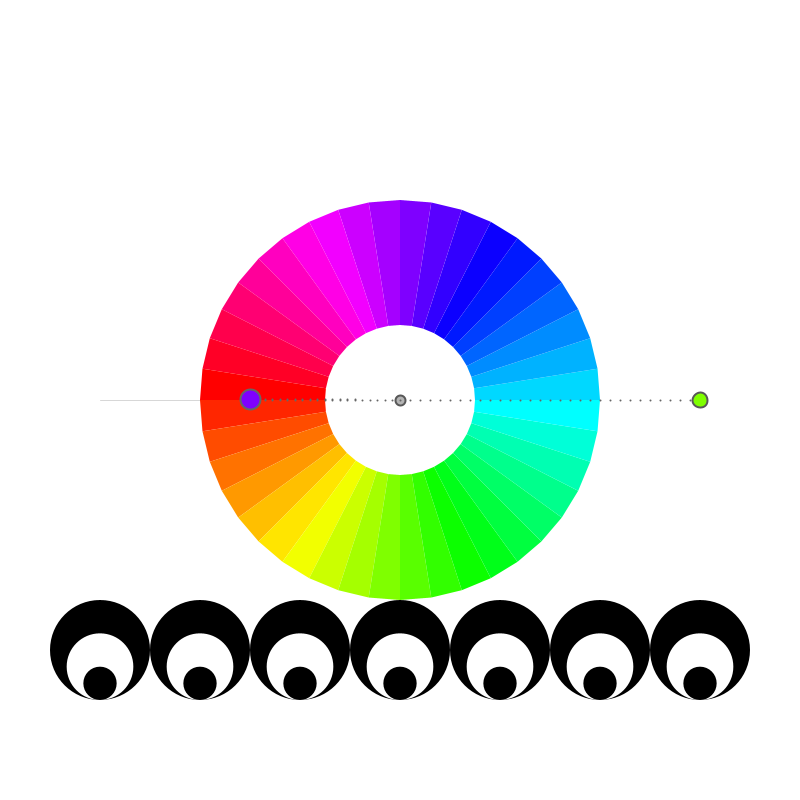
Frame 1 (no input)
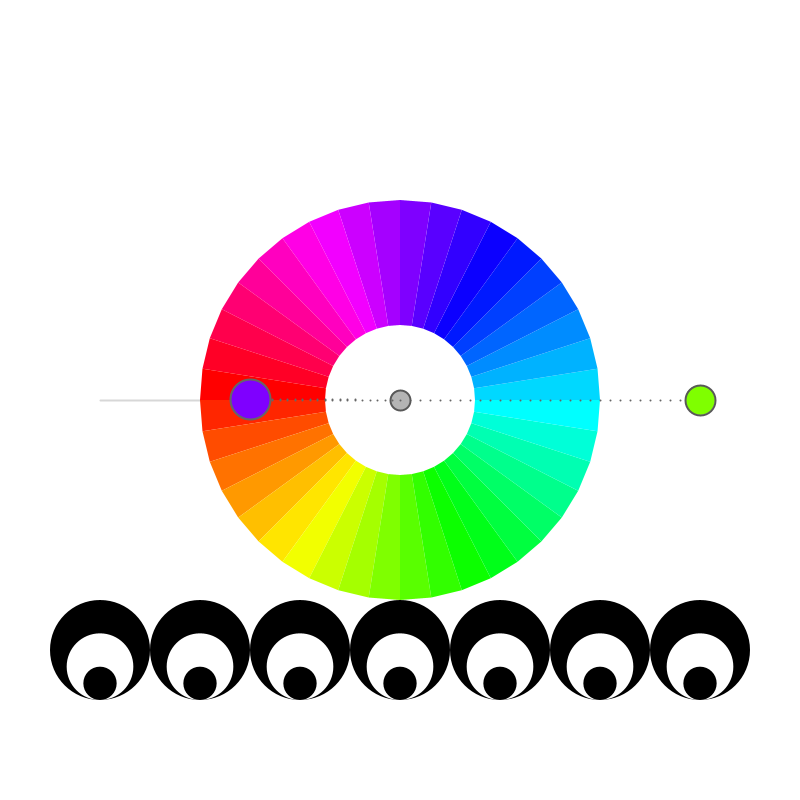
Frame 60 (the mouse pressed at the canvas centre just before this capture)
Frame 120 (the mouse held since frame 60 and released just before this capture): identical to frame 60, image omitted

The Processing sketch that drew these frames (run headless with seeded random() and noise(); from frame 60 on, the mouse is pressed at the canvas centre):

// Processing sketch: processing_152950
// ── processing_152950.pde

/*
 * Creative Coding
 * Week 4, 01 - an interactive colour wheel picker
 * by Indae Hwang and Jon McCormack
 * 
 * This program draws an interactive colour selection wheel
 * Drag the colour circle around the hue wheel to change hue, change the distance
 * from the wheel to control brightness.
 *
 * Another colour circle is displayed showing the colour 180 degrees from the current colour
 * 
 */

// colourHandle: the user interface element to changing colours over the wheel
// It has a postion and a size
//
float colorHandleX;
float colorHandleY;
float handleSize = 30;

// boolean isLocked
// the state of handle: when the color handle is pressed, 
// color hand is locked released as the left mouse button is released 
//
boolean isLocked = false;

// Wheel radius: inner and outer
//
float innerR = 75; // inner
float outerR = 200; // outer
float outerR2 = outerR * 1.5; // limit of the handle's "pull" range

// current and complementry colour
float hueValue = 90;
float satValue = 100;
float brightValue = 100;
float complementryHue = 0;
// tertiary color
float terHue = 0;

// paintbox count 
int boxes = 7;

// arrays to store primary & secondary colors with which to fill each paintbox 
float [][] boxPri;
float [][] boxSec;
float [][] boxTer;
int activeColor = 0;

void setup() {

  size(800, 800);
  colorMode(HSB, 360, 100, 100); // use HSB colour mode, H=0->360, S=0->100, B=0->100

    colorHandleX = width/2+300;
    colorHandleY = height/2;
    
    //set up the empty paintboxes
    boxPri = new float [boxes][3];
    boxSec = new float [boxes][3];
    boxTer = new float [boxes][3];
    
    for (int i=0; i<boxes; i++){
      boxPri [i][0] = 0;
      boxPri [i][1] = 100;
      boxPri [i][2] = 0;
      boxSec [i][0] = 0;
      boxSec [i][1] = 0;
      boxSec [i][2] = 100;
      boxTer [i][0] = 0;
      boxTer [i][1] = 100;
      boxTer [i][2] = 0;
    }
}


void draw() {
  //Since were using HSB colour mode this clears the display window to white
  //         H  S  B
  background(0, 0, 100);

  // draw reference line at the 0/360 hue boundary
  stroke(0, 40);
  line(width/2 - innerR, height/2, width/2 - outerR2, height/2);

  //draw itten's color wheel with a QUAD_STRIP
  noStroke();
  beginShape(QUAD_STRIP);
  for (int i=0; i<=40; i++) {
    float angle = radians(9*i-90); // 40 x 9 degree steps
    
    //   hue   sat  bri
    fill(9*i, 100, 100);
    //outside(top)
    vertex(width/2 + outerR*sin(angle), height/2 + outerR*cos(angle) );
    //inside(down)
    vertex(width/2 + innerR*sin(angle), height/2 + innerR*cos(angle) );
  }
  endShape(CLOSE);

  // color handle Position Update
  colorHandleUpdate();
  //draw dotted line from center to colorhandle
  dotLine(width/2, height/2, colorHandleX, colorHandleY, 30); 
  //draw color handle
  stroke(125);
  fill(255);
  ellipse(width/2, height/2, 10, 10);
  //color handle pick
  //   H         S    B
  fill(hueValue, satValue, brightValue);
  ellipse(colorHandleX, colorHandleY, handleSize/2, handleSize/2 );

  //complementry color for colorHandle (comHand)
  float angleComHand = map( atan2(colorHandleX-width/2, colorHandleY-height/2), -PI, PI, TWO_PI, 0) + HALF_PI;
  float radiusComeHand = 150;
  float comHandX = width/2  + radiusComeHand * cos(angleComHand);
  float comHandY = height/2 + radiusComeHand * sin(angleComHand);

  //dotline from center to comHand
  dotLine(width/2, height/2, comHandX, comHandY, 20); 
  complementryHue = calculateCompHue(hueValue);
  //println("hueValue: "+hueValue + " + "+"comhue: "+complementryHue);
  fill( complementryHue, satValue, brightValue );
  ellipse(comHandX, comHandY, 20, 20);
  //caclulate tertiary hue
  float terHue = ((hueValue+complementryHue)/3)%360;     

  if (isLocked) {
    // set up for primary paintbox color
    boxPri [activeColor][0] = hueValue;
    boxPri [activeColor][1] = satValue;
    boxPri [activeColor][2] = brightValue;
    // set up for secondary paintbox color
    boxSec [activeColor][0] = complementryHue;
    boxSec [activeColor][1] = satValue;
    boxSec [activeColor][2] = brightValue;
    // set up for tertiary paintbox color
    boxTer [activeColor][0] = (hueValue+complementryHue)/2;
    boxTer [activeColor][1] = satValue;
    boxTer [activeColor][2] = brightValue;
  }
  for (int i=0; i<boxes; i++){
     paintBox(100+(i*100),650,100,100,i);
  }
}

/*
 * paint boxes : Draw three circles and fill primary, secondary, and tertiary colors
 */
 void paintBox(float x, float y, float w, float h, int boxes){
  noStroke();
  ellipseMode(RADIUS);
  //biggest circle = primary color
  fill(boxPri [boxes][0], boxPri [boxes][1], boxPri [boxes][2]); 
  ellipse(x,y,w/2,h/2);
  //medium-sized circle = secondary color
  fill(boxSec [boxes][0], boxSec [boxes][1], boxSec [boxes][2]);  
  ellipse(x,y+h/6,w/3,h/3);
  //smallest circle = tertiary color
  fill(boxTer [boxes][0], boxTer [boxes][1], boxTer [boxes][2]);
  ellipse(x,y+h/3, w/6, h/6);
 }

/*
 * calculateCompHue
 * Calculates the complimentary hue from the hue supplied
 */
float calculateCompHue(float hueValue) {

  // Calculate complimentary color with hueValue
  // The complimentary colour should be 180 degrees opposite the selected colour
  if (hueValue >= 180 && hueValue < 360) {
    return hueValue-180;
  }
  else 
    return hueValue+180;
}


/*
 * colorHandleUpdate
 * Updates the position and orientation of the colour handle based on
 * mouse position when left mouse button is pressed.
 */
void colorHandleUpdate() {

  // isLocked will be true if we pressed the mouse down while over the handle
  if (isLocked) {

    // calculate angle of handle based on mouse position
    // atan2 value is in the range from pi to -pi
    float angle = atan2(mouseY-height/2, mouseX-width/2  );
    float distance = dist(mouseX, mouseY, width/2, height/2);
    float radius = constrain(distance, outerR, outerR2); 
    colorHandleX = width/2  + radius * cos(angle);
    colorHandleY = height/2 + radius * sin(angle);

    //THIS IS WHERE THE COLOR PICKER PARKS NEW VALUES
    // map location to hue
    hueValue = map (degrees(angle), -180, 180, 360, 0); 
    // map distance from outer edge of the wheel to brightness or saturation
    if (keyPressed) {
    satValue = map(radius, outerR, outerR2, 0, 100);
    } else {
    brightValue = map(radius, outerR, outerR2, 0, 100);
    }

    //Shape for the locked colorHandle 
    noStroke(); 
    fill(0, 0, 85);
    ellipse(colorHandleX, colorHandleY, handleSize+20, handleSize+20);
  }
}

/*
 * isWithinCircle
 * boolean function that returns true if the mouse is within the circle with centre (x,y) radius r
 */
boolean isWithinCircle(float x, float y, float r) {
  float distCenter = dist(mouseX, mouseY, x, y);
  return (distCenter <= r);
}

/*
 * dotLine
 * draw a dotted line from (x1,y1) to (x2,y2)
 */
void dotLine(float x1, float y1, float x2, float y2, int dotDetail) {

  for (int i=0; i<=dotDetail; i++) {
    float dotDetailFloat = (float) dotDetail;
    float dotX = lerp(x1, x2, i/dotDetailFloat);
    float dotY = lerp(y1, y2, i/dotDetailFloat);
    strokeWeight(2);
    stroke(0, 0, 40);
    point(dotX, dotY);
  }
}

/*
 * mousePressed
 * When mouse button is first pressed, check if the user has pressed over the colour handle
 * If so, set isLocked to true to lock manipulation of the handle
 */
void mousePressed() {
  if (isWithinCircle(colorHandleX, colorHandleY, handleSize)) {
    isLocked = true;
  }
}

/*
 * mouseReleased
 * Unlock control of the handle
 *
 */
void mouseReleased() {
  isLocked = false;
  activeColor = activeColor + 1;
  activeColor = activeColor % boxes;

}
